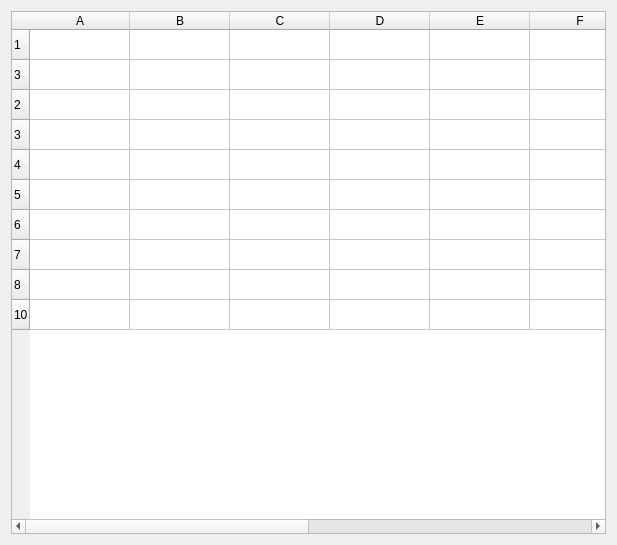
<?xml version="1.0" encoding="UTF-8"?>
<ui version="4.0">
 <class>Grid</class>
 <widget class="QWidget" name="Grid">
  <property name="geometry">
   <rect>
    <x>0</x>
    <y>0</y>
    <width>617</width>
    <height>545</height>
   </rect>
  </property>
  <property name="windowTitle">
   <string>Form</string>
  </property>
  <layout class="QVBoxLayout" name="verticalLayout">
   <item>
    <widget class="QTableWidget" name="gameGrid_tableWidget">
     <property name="sizePolicy">
      <sizepolicy hsizetype="Expanding" vsizetype="Expanding">
       <horstretch>0</horstretch>
       <verstretch>0</verstretch>
      </sizepolicy>
     </property>
     <property name="autoFillBackground">
      <bool>true</bool>
     </property>
     <property name="showGrid">
      <bool>true</bool>
     </property>
     <property name="gridStyle">
      <enum>Qt::SolidLine</enum>
     </property>
     <property name="cornerButtonEnabled">
      <bool>true</bool>
     </property>
     <row>
      <property name="text">
       <string>1</string>
      </property>
     </row>
     <row>
      <property name="text">
       <string>3</string>
      </property>
     </row>
     <row>
      <property name="text">
       <string>2</string>
      </property>
     </row>
     <row>
      <property name="text">
       <string>3</string>
      </property>
     </row>
     <row>
      <property name="text">
       <string>4</string>
      </property>
     </row>
     <row>
      <property name="text">
       <string>5</string>
      </property>
     </row>
     <row>
      <property name="text">
       <string>6</string>
      </property>
     </row>
     <row>
      <property name="text">
       <string>7</string>
      </property>
     </row>
     <row>
      <property name="text">
       <string>8</string>
      </property>
     </row>
     <row>
      <property name="text">
       <string>10</string>
      </property>
     </row>
     <column>
      <property name="text">
       <string>A</string>
      </property>
     </column>
     <column>
      <property name="text">
       <string>B</string>
      </property>
     </column>
     <column>
      <property name="text">
       <string>C</string>
      </property>
     </column>
     <column>
      <property name="text">
       <string>D</string>
      </property>
     </column>
     <column>
      <property name="text">
       <string>E</string>
      </property>
     </column>
     <column>
      <property name="text">
       <string>F</string>
      </property>
     </column>
     <column>
      <property name="text">
       <string>G</string>
      </property>
     </column>
     <column>
      <property name="text">
       <string>H</string>
      </property>
     </column>
     <column>
      <property name="text">
       <string>I</string>
      </property>
     </column>
     <column>
      <property name="text">
       <string>J</string>
      </property>
     </column>
    </widget>
   </item>
  </layout>
 </widget>
 <resources/>
 <connections/>
</ui>
